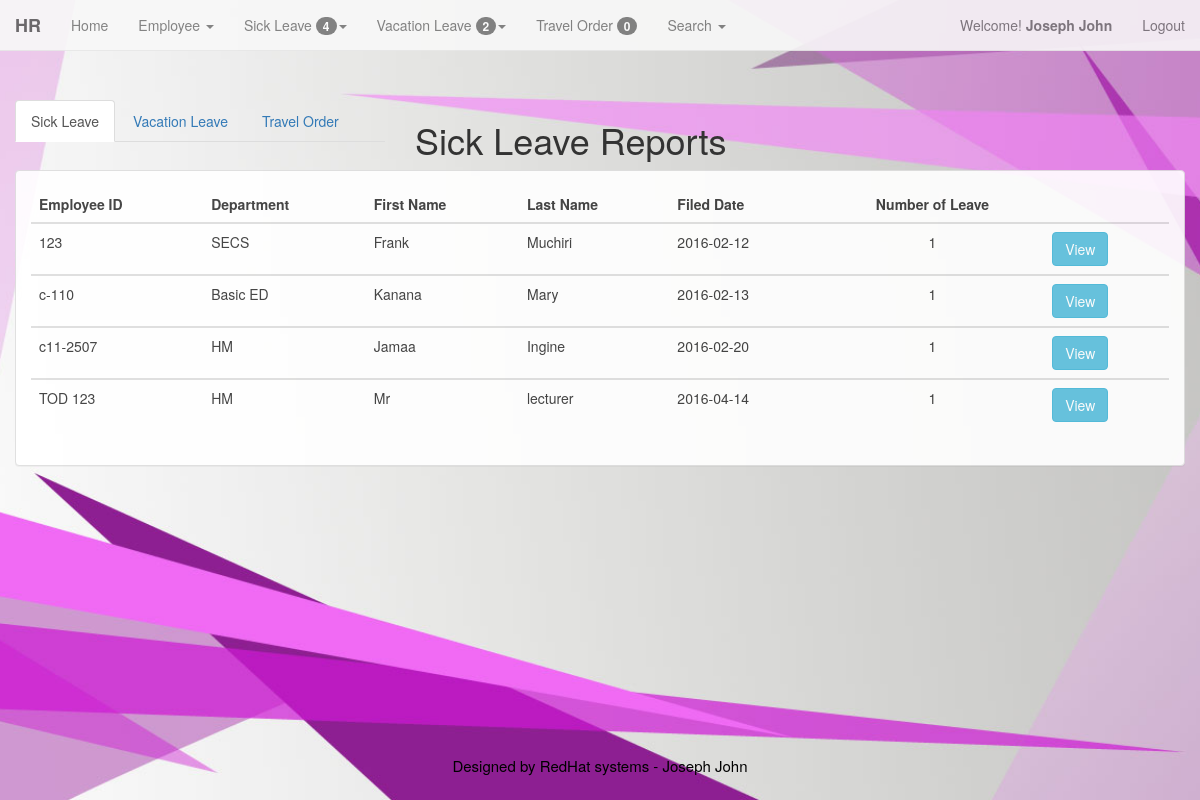
The app's page /admin/sl_reports.php (signed in) with its own data.
### tables this page shows
CREATE TABLE IF NOT EXISTS `members` (
  `id` int(11) NOT NULL AUTO_INCREMENT,
  `username` varchar(200) NOT NULL,
  `password` varchar(200) NOT NULL,
  `FirstName` varchar(200) NOT NULL,
  `LastName` varchar(200) NOT NULL,
  `LEVEL` int(1) NOT NULL,
  PRIMARY KEY (`id`)
);

CREATE TABLE IF NOT EXISTS `employee` (
  `emp_id` int(100) NOT NULL AUTO_INCREMENT,
  `id_emp` varchar(128) NOT NULL,
  `emp_fname` varchar(128) NOT NULL,
  `emp_lname` varchar(128) NOT NULL,
  `emp_mname` varchar(128) NOT NULL,
  `emp_bday` varchar(128) NOT NULL,
  `emp_age` int(11) NOT NULL,
  `emp_gen` varchar(128) NOT NULL,
  `emp_add` varchar(128) NOT NULL,
  `emp_stat` varchar(128) NOT NULL,
  `emp_cont` varchar(11) NOT NULL,
  `sss` int(10) NOT NULL,
  `pagibig` int(12) NOT NULL,
  `philhealth` int(12) NOT NULL,
  `tin` varchar(13) NOT NULL,
  `email` varchar(128) NOT NULL,
  `emp_pos` varchar(128) NOT NULL,
  `id_pos` int(11) NOT NULL,
  `id_dept` int(11) NOT NULL,
  `addedby` varchar(128) NOT NULL,
  `emp_date` date NOT NULL,
  `stat` int(2) NOT NULL,
  PRIMARY KEY (`emp_id`)
);

CREATE TABLE IF NOT EXISTS `department` (
  `id_dept` int(11) NOT NULL,
  `depart_name` varchar(128) NOT NULL,
  `emp_id` varchar(11) NOT NULL,
  PRIMARY KEY (`id_dept`)
);

CREATE TABLE IF NOT EXISTS `leaves` (
  `leaveid` int(100) NOT NULL AUTO_INCREMENT,
  `emp_id` int(100) NOT NULL,
  `date` date NOT NULL,
  `leavetype` char(100) NOT NULL,
  `edate` date NOT NULL,
  `endate` date NOT NULL,
  `no_days` int(10) NOT NULL,
  `hr_approve` int(5) NOT NULL,
  `prog_head` int(5) NOT NULL,
  `vp_operation` int(5) NOT NULL,
  `exe_vp` int(5) NOT NULL,
  `sl_stat` int(2) NOT NULL,
  PRIMARY KEY (`leaveid`)
);

### admin/sl_reports.php (the view, shortened to what this page needs)
<?php
	include ('menu.php');
?>
<div class="container-fluid">
				<div class = "row" style = "margin-top:50px">
					<div class = "col-md-4">
						<ul class="nav nav-tabs">
						  <li role="presentation" class="active"><a href="sl_reports.php">Sick Leave</a></li>
						  <li role="presentation"><a href="vl_reports.php">Vacation Leave</a></li>
						   <li role="presentation"><a href="to_reports.php">Travel Order</a></li>
						</ul>
					</div>
					<div class = "col-md-4">
						<h1>Sick Leave Reports</h1>
					</div>
				</div>
<div class="container-fluid">
	<div class = "row">
		<div class="panel panel-default">
			<div class="panel-body">
				 <div class="table-responsive">
					<?php
						$sql = "SELECT *, COUNT(leaves.emp_id) AS total FROM employee, leaves, department
									WHERE employee.id_dept = department.id_dept AND employee.emp_id = leaves.emp_id AND sl_stat='0' Group by employee.emp_id";
						$qry=mysql_query($sql);
					?>
						<table class='table table-hover'>
									<thead>
										<tr>
											<th>Employee ID</th>
											<th>Department</th>
											<th>First Name</th>
											<th>Last Name</th>
											<th>Filed Date</th>
											<th class="text-center">Number of Leave</th>
											<th></th>
										</tr>
									</thead>
					<?php
						while($rec=mysql_fetch_array($qry))
						{
					?>
					<tbody>
						<tr>
									<td>
										<?php echo $rec['id_emp'] ?>
									</td>
									<td>
										<?php echo $rec['depart_name']?>
									</td>
									<td>
										<?php echo $rec['emp_fname'] ?>
									</td>
									<td>
										<?php echo $rec['emp_lname'] ?>
									</td>
									<td>
										<?php echo $rec['date']?>
									</td>
									<td class="text-center">
										<?php echo $rec['total']?>
									</td>
									<td>
										<a href='sl_reports_view.php?id=<?php echo $rec['emp_id'];?>'><input type='button' value='View' data-toggle="tooltip" data-placement="top" title="View Content" class='btn btn-info'/></a>
									</td>
						</tr>
					</tbody>
				<?php
					}
					echo"</table>";
				?>
				</div>
			</div>
		</div>
	</div>
</div>
	</div>
<?php include('footer.php'); ?>

### admin/menu.php (shortened to what this page needs)
<!DOCTYPE html>
<html lang="en">
  <head>
	<link href="../bootstrap/css/bootstrap.min.css" rel="stylesheet">
  </head>
<body>
<div class="container-fluid">
	<?php
		$id=$_SESSION['id'];
		$result=mysql_query("select * from members where id=$id")or die(mysql_error);
		$row=mysql_fetch_array($result);
		$FirstName=$row['FirstName'];
		$LastName=$row['LastName'];
	?>
					<?php
						$welcome_view = "SELECT * FROM leaves, approve_hr where leaves.hr_approve = approve_hr.hr_approve AND approve_hr.hr_approve = '1'";
						$welcome_viewed = mysql_query($welcome_view);
						$num_rows = mysql_num_rows($welcome_viewed);
					?>
					<?php
						$welcome_view = "SELECT * FROM vacation_log, approve_hr where vacation_log.hr_approve = approve_hr.hr_approve AND approve_hr.hr_approve = '1'";
						$welcome_viewed = mysql_query($welcome_view);
						$num_rows2 = mysql_num_rows($welcome_viewed);
					?>
					<?php
						$welcome_view = "SELECT * FROM travel_ordr where travel_ordr.acctant = '1'";
						$welcome_viewed = mysql_query($welcome_view);
						$num_rows1 = mysql_num_rows($welcome_viewed);
					?>
				<nav class="navbar navbar-default navbar-fixed-top" role="navigation">
				  <div class="container-fluid">
					<div class="navbar-header">
					  <strong><a class="navbar-brand" href="#">HR</a></strong>
					</div>
					<div class="collapse navbar-collapse" id="bs-example-navbar-collapse-1">
					<ul class="nav navbar-nav">
						<li><a href="admin.php?id=<?php echo $row['id'];?>">Home</a></li>
						<li class="dropdown">
							<a href="#" class="dropdown-toggle" data-toggle="dropdown"> Employee <span class="caret"></span></a>
						</li>
						<li class="dropdown">
							<a href="#" class="dropdown-toggle" data-toggle="dropdown"> Sick Leave <span class="badge"> <?php echo $num_rows ?></span><span class="caret"></span></a>
						</li>
						<li class="dropdown">
							<a href="#" class="dropdown-toggle" data-toggle="dropdown"> Vacation Leave <span class="badge"> <?php echo $num_rows2 ?></span><span class="caret"></span></a>
						</li>
						<li><a href="to_view.php?id=<?php echo $row['id'];?>">Travel Order <span class="badge"> <?php echo $num_rows1 ?></span></a></li>
						<li class="dropdown">
							<a href="#" class="dropdown-toggle" data-toggle="dropdown"> Search <span class="caret"></span></a>
						</li>
					</ul>
					<ul class="nav navbar-nav navbar-right">
						<p class="navbar-text">Welcome! <strong><?php echo " ".$FirstName."&nbsp".$LastName." "; ?></strong></p>
							<li><p class="navbar-text"><a href="logout.php" class="navbar-link" title="Log Out">Logout</a></p></li>
					</ul>
					</div>
				  </div>
				</nav>
	</div>
  </body>
</html>

### admin/menu.php (style rules this page uses)
body { margin-top: 50px; margin-bottom: 50px; background: url('../background2.jpg') no-repeat center center fixed; -webkit-background-size: cover; -moz-background-size: cover; -o-background-size: cover; background-size: cover; }
.navbar-default { opacity: .9; }
.panel-default { opacity: .9; }

### records on screen
members: FirstName "Joseph", LastName "John"
employee: id_emp "123", id_dept.depart_name "SECS", emp_fname "Frank", emp_lname "Muchiri", leaves.date "2016-02-12", total "1"
employee: id_emp "c-110", id_dept.depart_name "Basic ED", emp_fname "Kanana", emp_lname "Mary", leaves.date "2016-02-13", total "1"
employee: id_emp "c11-2507", id_dept.depart_name "HM", emp_fname "Jamaa", emp_lname "Ingine", leaves.date "2016-02-20", total "1"
employee: id_emp "TOD 123", id_dept.depart_name "HM", emp_fname "Mr", emp_lname "lecturer", leaves.date "2016-04-14", total "1"

### other values on screen
$num_rows "4"
$num_rows2 "2"
$num_rows1 "0"
